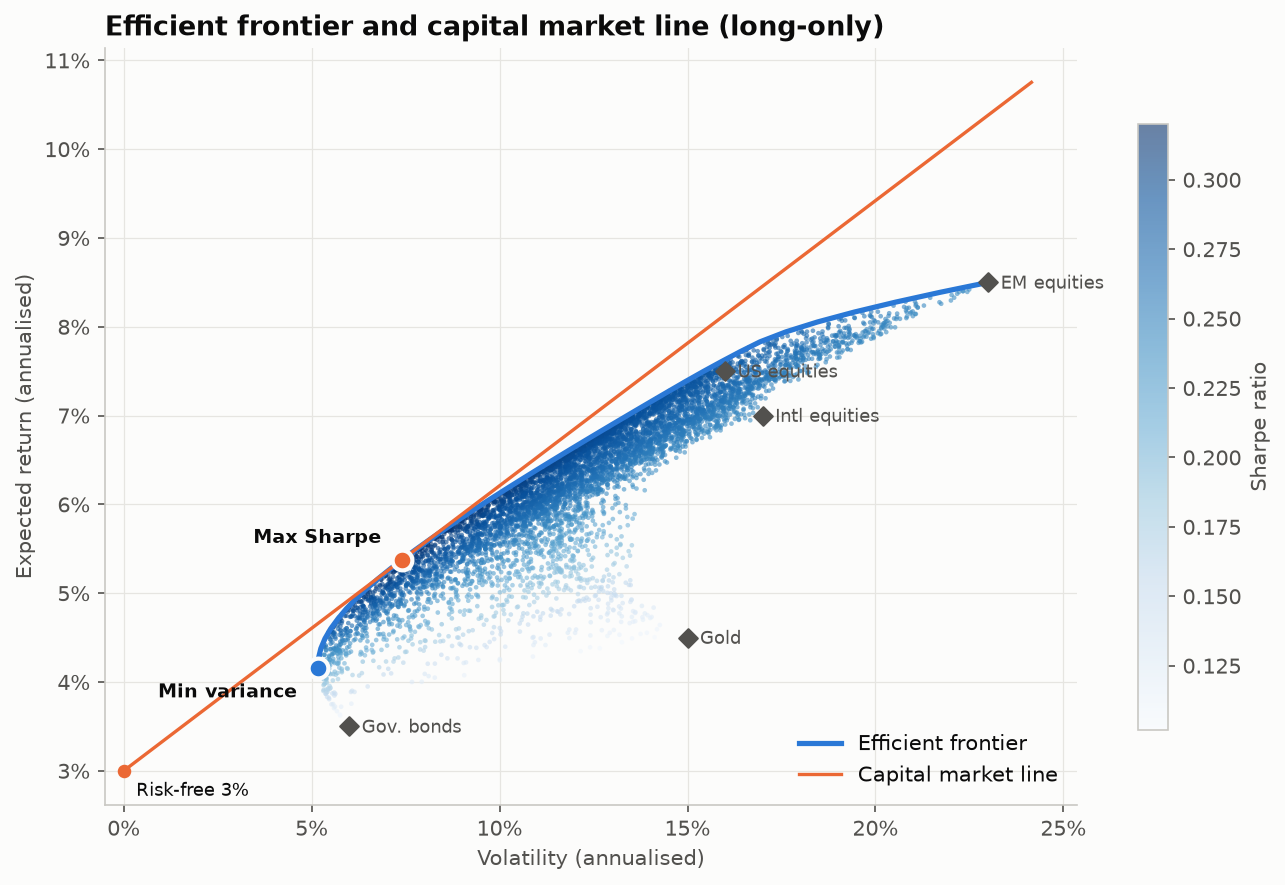

Generate this figure with Python:
"""
Efficient Frontier  -  family: Finance & investment

DESIGN PURPOSE
Plots expected return against volatility for thousands of possible portfolios,
traces the efficient frontier (the best return for each level of risk) and
adds the capital market line from the risk-free rate through the tangency
(maximum-Sharpe) portfolio. It is the picture behind modern portfolio theory:
diversification moves portfolios up and to the left of the individual assets.

WHEN TO USE
  - Explain diversification and the risk-return trade-off
  - Compare a proposed allocation with what is achievable from the same assets
  - Teach mean-variance optimisation, the minimum-variance and maximum-Sharpe
    portfolios

AVOID WHEN
  - Presenting the optimised weights as precise (they are very sensitive to
    expected-return estimates)
  - Return estimates are just historical averages over a short period (the
    frontier will be overfitted)

ALTERNATIVES
  - Risk-return scatter of actual funds
  - Risk contribution chart for one chosen portfolio

EXAMPLE
Five simulated asset classes with assumed expected returns, volatilities and
correlations; 6,000 random long-only portfolios; 3% risk-free rate. Not
investment advice.

NOTE: Educational examples with simulated or historical data. Not investment
advice; past performance does not predict future returns.

Run:  python efficient_frontier.py
      python efficient_frontier.py --real-data   (real dataset: plotly.express.data.stocks() — 6 tech stocks, mean and covariance of weekly returns 2018–2019 (annualised))
"""
import sys
from pathlib import Path

import numpy as np
import pandas as pd
import matplotlib.pyplot as plt

# Library style: categorical colors in fixed order, recessive axes, hairline grid.
PALETTE = ["#2a78d6", "#eb6834", "#1baf7a", "#eda100",
           "#e87ba4", "#008300", "#6250d6", "#e34948"]
SEQ_CMAP = "Blues"      # sequential: one hue, light -> dark
DIV_CMAP = "RdBu_r"     # diverging: two opposite hues, neutral midpoint
GRAY = "#b8b7b1"        # de-emphasised marks
plt.rcParams.update({
    "figure.figsize": (8, 4.8), "figure.dpi": 110, "figure.facecolor": "#fcfcfb",
    "axes.facecolor": "#fcfcfb", "axes.edgecolor": "#c9c8c3", "axes.linewidth": 0.8,
    "axes.spines.top": False, "axes.spines.right": False,
    "axes.grid": True, "grid.color": "#e6e5e1", "grid.linewidth": 0.6, "axes.axisbelow": True,
    "axes.prop_cycle": plt.cycler(color=PALETTE),
    "axes.titlesize": 13, "axes.titleweight": "bold", "axes.titlelocation": "left",
    "axes.labelcolor": "#52514e", "xtick.color": "#52514e", "ytick.color": "#52514e",
    "text.color": "#0b0b0b", "font.size": 10, "lines.linewidth": 2,
    "legend.frameon": False,
})

from scipy.optimize import minimize
from matplotlib.ticker import PercentFormatter

# --- Example data ------------------------------------------------------------
assets = ["US equities", "Intl equities", "EM equities", "Gov. bonds", "Gold"]
mu = pd.Series([0.075, 0.07, 0.085, 0.035, 0.045], index=assets)    # expected annual return
vol = np.array([0.16, 0.17, 0.23, 0.06, 0.15])
corr = np.array([[1.0, 0.8, 0.7, -0.2, 0.05],
                 [0.8, 1.0, 0.75, -0.15, 0.1],
                 [0.7, 0.75, 1.0, -0.1, 0.2],
                 [-0.2, -0.15, -0.1, 1.0, 0.3],
                 [0.05, 0.1, 0.2, 0.3, 1.0]])
cov = pd.DataFrame(np.outer(vol, vol) * corr, index=assets, columns=assets)
rf = 0.03
mu

REAL_DATA = "--real-data" in sys.argv
if REAL_DATA:  # plotly.express.data.stocks() — 6 tech stocks, mean and covariance of weekly returns 2018–2019 (annualised)
    import plotly.express as px
    stocks = px.data.stocks().set_index("date")
    weekly = stocks.pct_change().dropna()
    mu = weekly.mean() * 52
    cov = weekly.cov() * 52
    rf = 0.02
    mu

# --- Plot --------------------------------------------------------------------
rng = np.random.default_rng(1)
k = len(mu)
m, S = mu.values, cov.values
W = rng.dirichlet(np.full(k, 0.6), 6000)
p_ret, p_vol = W @ m, np.sqrt(np.einsum("ij,jk,ik->i", W, S, W))

def min_vol(target):
    cons = [{"type": "eq", "fun": lambda w: w.sum() - 1}, {"type": "eq", "fun": lambda w: w @ m - target}]
    res = minimize(lambda w: w @ S @ w, np.full(k, 1 / k), bounds=[(0, 1)] * k, constraints=cons)
    return np.sqrt(res.fun) if res.success else np.nan

cons1 = [{"type": "eq", "fun": lambda w: w.sum() - 1}]
w_mv = minimize(lambda w: w @ S @ w, np.full(k, 1 / k), bounds=[(0, 1)] * k, constraints=cons1).x
w_tan = minimize(lambda w: -(w @ m - rf) / np.sqrt(w @ S @ w), np.full(k, 1 / k),
                 bounds=[(0, 1)] * k, constraints=cons1).x
targets = np.linspace(w_mv @ m, m.max(), 40)
front = np.array([min_vol(t) for t in targets])
tan_ret, tan_vol = w_tan @ m, np.sqrt(w_tan @ S @ w_tan)
mv_ret, mv_vol = w_mv @ m, np.sqrt(w_mv @ S @ w_mv)

fig, ax = plt.subplots(figsize=(9, 6))
sc = ax.scatter(p_vol, p_ret, c=(p_ret - rf) / p_vol, cmap=SEQ_CMAP, s=5, alpha=0.6, linewidths=0)
fig.colorbar(sc, ax=ax, label="Sharpe ratio", shrink=0.8)
ax.plot(front, targets, color=PALETTE[0], linewidth=2.5, label="Efficient frontier")
xs = np.linspace(0, max(np.sqrt(np.diag(S)).max(), p_vol.max()) * 1.05, 50)
ax.plot(xs, rf + (tan_ret - rf) / tan_vol * xs, color=PALETTE[1], linewidth=1.6, label="Capital market line")
for x, y, lab in [(tan_vol, tan_ret, "Max Sharpe"), (mv_vol, mv_ret, "Min variance")]:
    ax.scatter(x, y, s=90, color=PALETTE[1] if lab == "Max Sharpe" else PALETTE[0], zorder=4,
               edgecolor="#fcfcfb", linewidth=2)
    ax.annotate(lab, (x, y), xytext=(-10, 8) if lab == "Max Sharpe" else (-10, -14), textcoords="offset points",
                ha="right", fontsize=9, weight="bold")
for name, x, y in zip(mu.index, np.sqrt(np.diag(S)), m):
    ax.scatter(x, y, s=40, marker="D", color="#52514e", zorder=4)
    ax.annotate(name, (x, y), xytext=(6, -3), textcoords="offset points", fontsize=8.5, color="#52514e")
ax.scatter(0, rf, s=30, color=PALETTE[1], zorder=4)
ax.annotate(f"Risk-free {rf:.0%}", (0, rf), xytext=(6, -12), textcoords="offset points", fontsize=8.5)
ax.xaxis.set_major_formatter(PercentFormatter(1.0, decimals=0))
ax.yaxis.set_major_formatter(PercentFormatter(1.0, decimals=0))
ax.set_xlim(left=-0.005)
ax.set_xlabel("Volatility (annualised)")
ax.set_ylabel("Expected return (annualised)")
ax.set_title("Efficient frontier and capital market line (long-only)")
ax.legend(loc="lower right")
fig.tight_layout()

# --- Save / show -------------------------------------------------------------
out = Path(__file__).with_name(Path(__file__).stem + ("_real" if REAL_DATA else "") + ".png")
fig.savefig(out, dpi=150, bbox_inches="tight")
print(f"saved {out}")
if "--no-show" not in sys.argv:
    plt.show()
